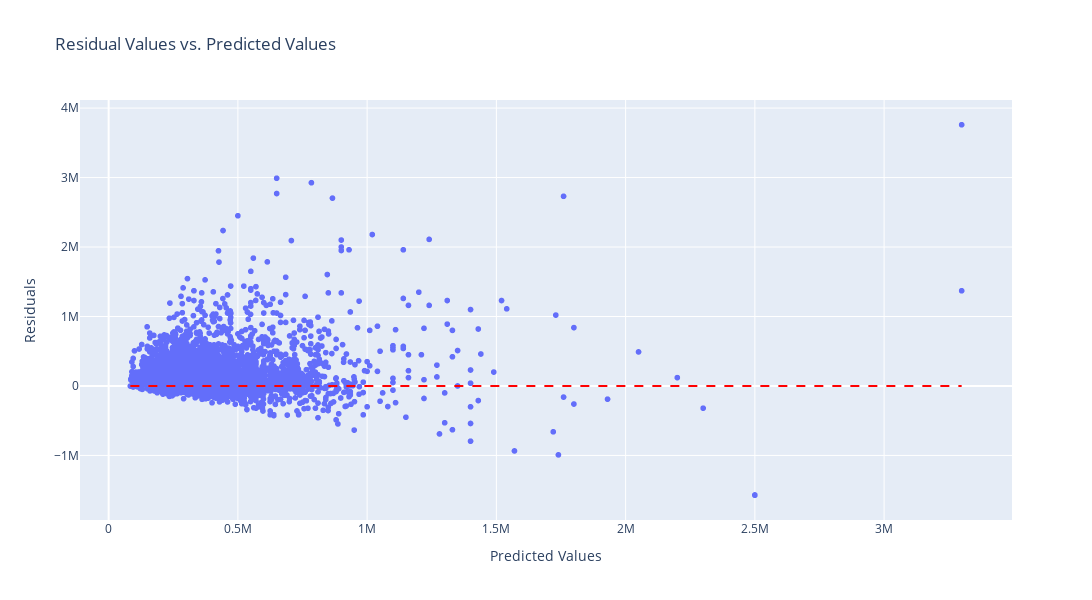

The notebook cell saved with this chart:
### Markdown cell above
## Error analysis

### Code cell
import plotly.express as px
import numpy as np

# Assuming you have y_test and y_pred_test as your true and predicted data
# Calculate residuals
residuals = np.array(y_test) - np.array(y_pred_test)

# Create the scatter plot
fig = px.scatter(x=y_pred_test, y=residuals, title='Residual Values vs. Predicted Values',
                 labels={'x': 'Predicted Values', 'y': 'Residuals'})

# Add a horizontal line at y=0 for reference
fig.add_shape(type='line', x0=min(y_pred_test), x1=max(y_pred_test), y0=0, y1=0,
              line=dict(color='red', dash='dash'))
fig.update_layout(width=1200,height=600)

fig.show()

### Figure 1 — Plotly figure (JSON) as saved in the notebook; plotly's stock layout.template omitted (floating-point values rounded to 4 significant figures; data arrays with more than 128 entries replaced by an {"elided": "..."} marker saying what was removed)
{"data": [{"hovertemplate": "Predicted Values=%{x}<br>Residuals=%{y}<extra></extra>", "legendgroup": "", "marker": {"color": "#636efa", "symbol": "circle"}, "mode": "markers", "name": "", "showlegend": false, "type": "scattergl", "x": {"elided": "5400 int values"}, "xaxis": "x", "y": {"elided": "5400 int values"}, "yaxis": "y"}], "layout": {"height": 600, "legend": {"tracegroupgap": 0}, "shapes": [{"line": {"color": "red", "dash": "dash"}, "type": "line", "x0": 84000, "x1": 3300000, "y0": 0, "y1": 0}], "title": {"text": "Residual Values vs. Predicted Values"}, "width": 1200, "xaxis": {"anchor": "y", "domain": [0, 1], "title": {"text": "Predicted Values"}}, "yaxis": {"anchor": "x", "domain": [0, 1], "title": {"text": "Residuals"}}}}
